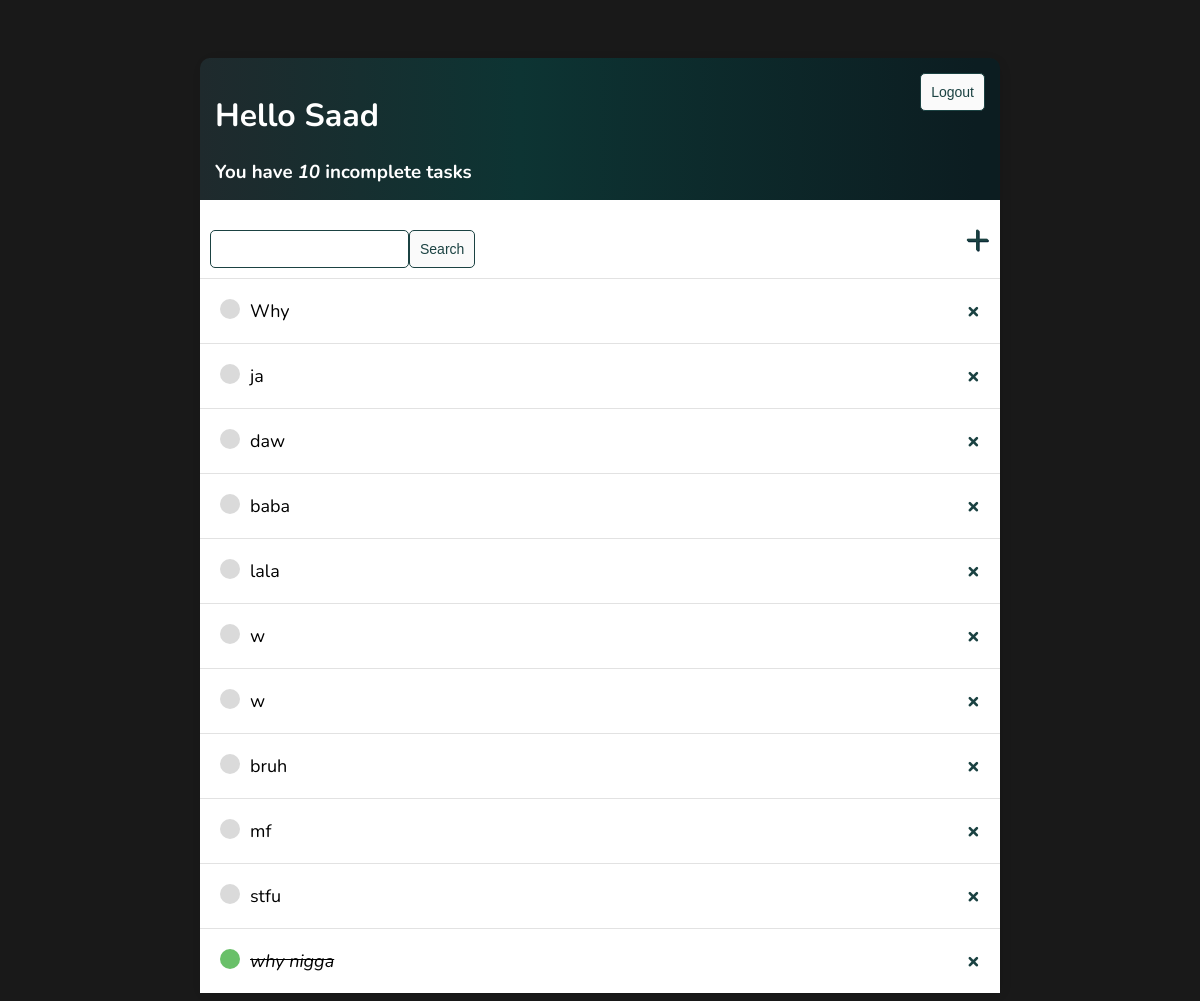
The app's page / (signed in) with its own data.
### base/models.py (models this page shows)
class Task(models.Model):
    user = models.ForeignKey(User, on_delete=models.CASCADE, null=True, blank=True)
    title = models.CharField(max_length=200)
    description = models.TextField(null=True, blank=True)
    complete = models.BooleanField(default=False)
    create = models.DateTimeField(auto_now_add=True)
    def __str__(self) -> str:
        return self.title
    class Meta:
        ordering = ['complete']

### base/views.py (the view)
# urls.py: path('', TaskList.as_view(), name='tasks'),
class TaskList(LoginRequiredMixin, ListView):
    model = Task
    context_object_name = 'tasks'
    def get_context_data(self, **kwargs: Any) -> dict[str, Any]:
        context = super().get_context_data(**kwargs)
        context['tasks'] = context['tasks'].filter(user=self.request.user)
        context['count'] = context['tasks'].filter(complete=False).count()
        search_input = self.request.GET.get('search-area') or ''
        if search_input:
            context['tasks'] = context['tasks'].filter(title__startswith=search_input)
        context['search_input'] = search_input
        return context

### base/templates/base/task_list.html (shortened to what this page needs)
{% extends 'base/main.html' %}
{% block content %}
<div class="header-bar">
    <div>
        <h1>Hello {{request.user|title}}</h1>
        <h3 style="margin: 0">You have <i>{{count}}</i> incomplete task{{ count|pluralize:"s" }}</h3>
    </div>
    {% if request.user.is_authenticated %}
    <form action="{% url 'logout' %}" method="post">
        <button class="button" type="submit">Logout</button>
    </form>
    {% else %}
    <a class="button" href="{% url 'login' %}">Login</a>
    {% endif %}
</div>
<div id="search-add-wrapper">
    <form method="get" style="margin-top: 20px; display: flex;">
        <input type="text" name="search-area" value="{{search_input}}">
        <input class="button" type="submit" value="Search">
    </form>
    <a id="add-link" href="{% url 'task-create' %}">&#x2b;</a>
</div>
<div class="task-items-wrapper">
    {% for task in tasks %}
    <div class="task-wrapper">
        {% if task.complete %}
            <div class="task-title">
                <div class="task-complete-icon"></div>
                <i><s><a href="{% url 'task-update' task.id %}">{{task}}</a></s></i>
            </div>
            <a class="delete-link" href="{% url 'task-delete' task.id %}">&#215;</a>
            {% else %}
            <div class="task-title">
                <div class="task-incomplete-icon"></div>
                <a href="{% url 'task-update' task.id %}">{{task}}</a>
            </div>
            <a class="delete-link" href="{% url 'task-delete' task.id %}">&#215;</a>
            {% endif %}
        </div>
    {% empty %}
    <h3>No items in list</h3>
    {% endfor %}
</div>
{% endblock content %}

### base/templates/base/main.html (shortened to what this page needs)
<!DOCTYPE html>
<html lang="en">
    <head>
    </head>
    <body>
        <div class="container">
            {% block content %}
            {% endblock content %}
        </div>
    </body>
</html>

### base/templates/base/main.html (style rules this page uses)
body { background-color: #191919; font-family: 'Nunito', sans-serif; padding-top: 50px; }
a, p { font-size: large; color: #000; }
.container { max-width: 800px; max-height: 1000px; margin: auto; background-color: #fff; border-radius: 15px 15px 0 0; -webkit-box-shadow: 2px 2px 13px -4px rgba(0, 0, 0, 0.21); box-shadow: 2px 2px 13px -4px rgba(0, 0, 0, 0.21); }
.header-bar { display: flex; justify-content: space-between; color: white; padding: 15px; border-radius: 10px 10px 0 0; border-color: #092635; background: #092635; background: linear-gradient(90deg, rgba(31,42,45,1) 0%, rgba(13,52,51,1) 40%, rgba(12,29,33,1) 97%); }
.task-wrapper { display: flex; align-items: center; justify-content: space-between; padding: 20px; background-color: #fff; border-top: 1px solid rgb(226, 226, 226); }
.task-title { display: flex; }
.task-title a { text-decoration: none; color: black; margin-left: 10px; }
.task-complete-icon { height: 20px; width: 20px; background-color: rgb(105, 192, 105); border-radius: 50%; }
.task-incomplete-icon { height: 20px; width: 20px; background-color: rgb(218, 218, 218); border-radius: 50%; }
.delete-link { text-decoration: none; font-weight: 900; color: #1B4242; font-size: 22px; line-height: 0; }
#search-add-wrapper { display: flex; justify-content: space-between; align-items: center; padding: 10px; }
#add-link { color: #1B4242; text-decoration: none; font-size: 42px; text-shadow: 1px 1px #092635; }
input[type=text], input[type=password], textarea { border: 1px solid #1B4242; border-radius: 5px; padding: 10px; width: 90%; }
.button { border: 1px solid #1B4242; background-color: #FAFAFA; color: #1B4242; padding: 10px; font-size: 14px; border-radius: 5px; cursor: pointer; text-decoration: none; }

### records on screen
Task: title "Why"
Task: title "ja"
Task: title "daw"
Task: title "baba"
Task: title "lala"
Task: title "w"
Task: title "w"
Task: title "bruh"
Task: title "mf"
Task: title "stfu"
Task: title "why nigga"

### other values on screen
{{ request.user|title }} "Saad"
{{ count }} "10"
